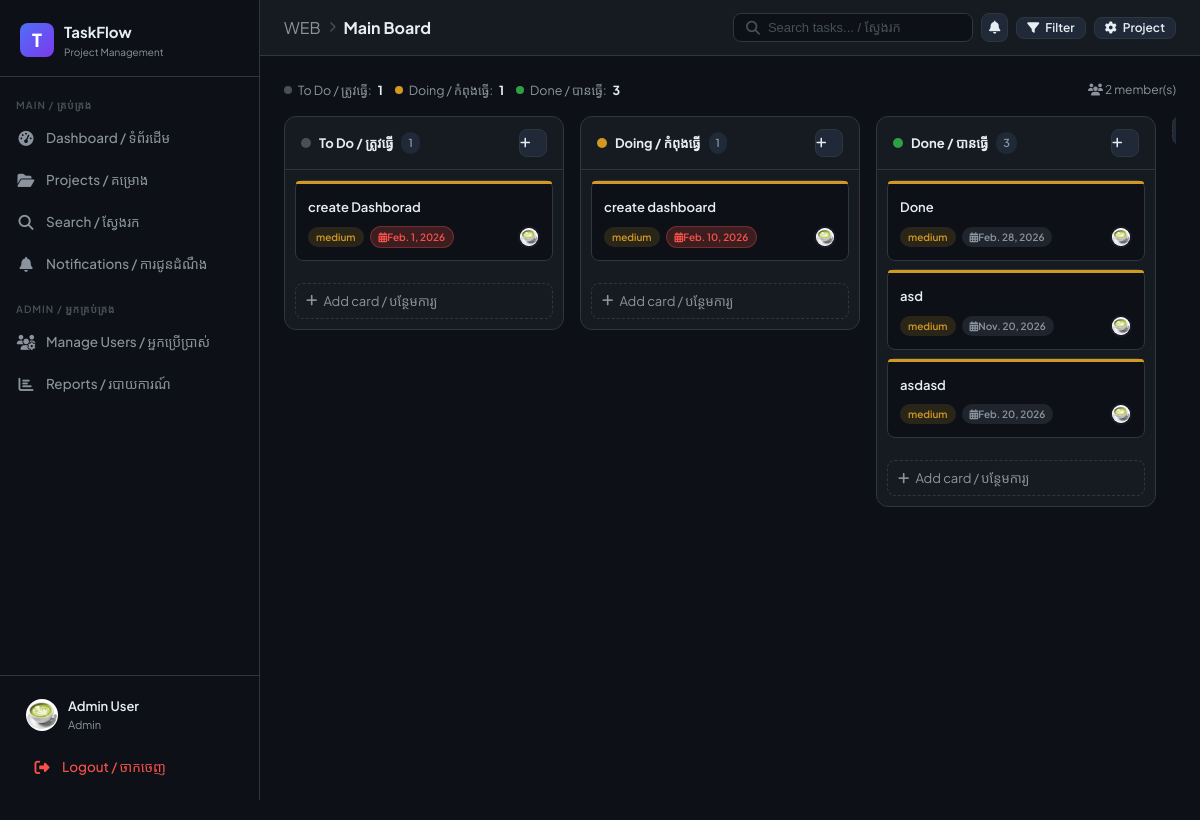
/projects/3/boards/3/ (signed in), run on the app's committed database.
### core/models.py (models this page shows, shortened)
class User(AbstractUser):
    ROLE_CHOICES = [('admin', 'Admin'), ('member', 'Member')]
    role = models.CharField(max_length=10, choices=ROLE_CHOICES, default='member')
    avatar = models.ImageField(upload_to='avatars/', blank=True, null=True)
    is_active = models.BooleanField(default=True)
    @property
    def is_admin(self):
        return self.role == 'admin'

class Project(models.Model):
    STATUS_CHOICES = [('active', 'Active'), ('archived', 'Archived')]
    owner = models.ForeignKey(User, on_delete=models.CASCADE, related_name='owned_projects')
    name = models.CharField(max_length=150)
    description = models.TextField(blank=True)
    status = models.CharField(max_length=20,choices=[('active','Active'), ('completed','Completed')],default='active')
    created_at = models.DateTimeField(auto_now_add=True)
    updated_at = models.DateTimeField(auto_now=True)

class Board(models.Model):
    project = models.ForeignKey(Project, on_delete=models.CASCADE, related_name='boards')
    name = models.CharField(max_length=100)
    background = models.CharField(max_length=50, blank=True, default='#1e293b')
    position = models.IntegerField(default=0)
    created_at = models.DateTimeField(auto_now_add=True)
    class Meta:
        ordering = ['position']

class List(models.Model):
    board = models.ForeignKey(Board, on_delete=models.CASCADE, related_name='lists')
    title = models.CharField(max_length=100)
    position = models.IntegerField(default=0)
    created_at = models.DateTimeField(auto_now_add=True)
    class Meta:
        ordering = ['position']

class Card(models.Model):
    PRIORITY_CHOICES = [('low', 'Low'), ('medium', 'Medium'), ('high', 'High'), ('critical', 'Critical')]
    STATUS_CHOICES = [('todo', 'To Do'), ('doing', 'Doing'), ('done', 'Done')]
    list = models.ForeignKey(List, on_delete=models.CASCADE, related_name='cards')
    created_by = models.ForeignKey(User, on_delete=models.CASCADE, related_name='created_cards')
    title = models.CharField(max_length=200)
    description = models.TextField(blank=True)
    priority = models.CharField(max_length=10, choices=PRIORITY_CHOICES, default='medium')
    status = models.CharField(max_length=10, choices=STATUS_CHOICES, default='todo')
    deadline = models.DateField(null=True, blank=True)
    position = models.IntegerField(default=0)
    labels = models.ManyToManyField(Label, blank=True, related_name='cards')
    assignees = models.ManyToManyField(User, blank=True, related_name='assigned_cards', through='CardAssignment')
    created_at = models.DateTimeField(auto_now_add=True)
    updated_at = models.DateTimeField(auto_now=True)
    class Meta:
        ordering = ['position']
    @property
    def is_overdue(self):
        if self.deadline and self.status != 'done':
            return self.deadline < timezone.now().date()
        return False

### core/views.py (the view)
# urls.py: path('projects/<int:project_id>/boards/<int:board_id>/', views.board_view, name='board'),
@login_required
def board_view(request, project_id, board_id):
    project = get_object_or_404(Project, id=project_id)
    board = get_object_or_404(Board, id=board_id, project=project)
    can_access = (
        request.user.is_admin
        or project.owner == request.user
        or ProjectMember.objects.filter(project=project, user=request.user).exists()
    )
    if not can_access:
        return redirect("projects")
    lists = board.lists.prefetch_related("cards__assignees", "cards__labels").all()
    members = ProjectMember.objects.filter(project=project).select_related("user")
    labels = project.labels.all()
    all_boards = project.boards.all()
    context = {
        "project": project,
        "board": board,
        "lists": lists,
        "members": members,
        "labels": labels,
        "all_boards": all_boards,
        "unread_count": request.user.notifications.filter(is_read=False).count(),
    }
    return render(request, "board/kanban.html", context)

### templates/board/kanban.html (shortened to what this page needs)
{% extends 'base.html' %}
{% block page_title %}
<div style="display:flex;align-items:center;gap:8px">
  <a href="{% url 'project_detail' project.id %}" style="color:var(--text-muted);text-decoration:none;font-weight:400">{{ project.name }}</a>
  <i class="fa-solid fa-chevron-right" style="font-size:11px;color:var(--text-faint)"></i>
  <span>{{ board.name }}</span>
</div>
{% endblock %}
{% block topbar_extra %}
<div style="display:flex;gap:8px;align-items:center">
  <button class="btn btn-secondary btn-sm" onclick="showModal('filterModal')">
    <i class="fa-solid fa-filter"></i> Filter
  </button>
  <a href="{% url 'project_detail' project.id %}" class="btn btn-secondary btn-sm">
    <i class="fa-solid fa-gear"></i> Project
  </a>
</div>
{% endblock %}
{% block content %}
<div style="display:flex;align-items:center;gap:12px;margin-bottom:16px;flex-wrap:wrap">
  {% for l in lists %}
  <div style="display:flex;align-items:center;gap:6px;font-size:12.5px;color:var(--text-muted)">
    <span style="width:8px;height:8px;border-radius:50%;background:{% if 'Do' in l.title and 'ing' in l.title %}var(--yellow){% elif 'Done' in l.title %}var(--green){% else %}var(--text-faint){% endif %}"></span>
    {{ l.title }}: <strong style="color:var(--text-primary)">{{ l.cards.count }}</strong>
  </div>
  {% endfor %}
  <div style="margin-left:auto;display:flex;gap:8px">
    <div style="font-size:12px;color:var(--text-muted)">
      <i class="fa-solid fa-users"></i> {{ members|length }} member(s)
    </div>
  </div>
</div>
<div class="kanban-board" id="kanbanBoard">
  {% for list in lists %}
  <div class="kanban-col" data-list-id="{{ list.id }}">
    <div class="kanban-col-header">
      <div style="display:flex;align-items:center;gap:8px">
        <span style="width:10px;height:10px;border-radius:50%;background:{% if 'Doing' in list.title %}var(--yellow){% elif 'Done' in list.title %}var(--green){% else %}var(--text-faint){% endif %}"></span>
        <span class="kanban-col-title">{{ list.title }}</span>
        <span class="col-count">{{ list.cards.count }}</span>
      </div>
      <button class="btn btn-icon btn-secondary" style="width:28px;height:28px;padding:0;font-size:12px" onclick="toggleAddCard({{ list.id }})">
        <i class="fa-solid fa-plus"></i>
      </button>
    </div>
    <div class="kanban-cards" id="cards-{{ list.id }}" ondragover="dragOver(event)" ondrop="drop(event, {{ list.id }})">
      {% for card in list.cards.all %}
      <div class="kanban-card" id="card-{{ card.id }}" draggable="true"
           ondragstart="dragStart(event, {{ card.id }})"
           ondragend="dragEnd(event)"
           onclick="window.location='{% url 'card_detail' card.id %}'">
        <div class="card-priority-bar {{ card.priority }}"></div>
        <div class="kanban-card-title">{{ card.title }}</div>
        <div class="card-meta">
          <span class="badge badge-{{ card.priority }}" style="font-size:10px">{{ card.priority }}</span>
          {% if card.deadline %}
          <span class="badge {% if card.is_overdue %}badge-overdue{% else %}badge-todo{% endif %}" style="font-size:10px">
            <i class="fa-solid fa-calendar-days"></i> {{ card.deadline }}
          </span>
          {% endif %}
          <div class="card-assignees">
            {% for assignee in card.assignees.all|slice:":3" %}
            <div class="card-assignee-avatar" title="{{ assignee.username }}">
              {% if assignee.avatar %}<img src="{{ assignee.avatar.url }}" style="width:100%;height:100%;object-fit:cover;border-radius:50%">
              {% else %}{{ assignee.username|first|upper }}{% endif %}
            </div>
            {% endfor %}
          </div>
        </div>
      </div>
      {% endfor %}
    </div>
    <button class="add-card-btn" onclick="toggleAddCard({{ list.id }})">
      <i class="fa-solid fa-plus"></i> Add card / បន្ថែមការ្យ
    </button>
  </div>
  {% endfor %}
  <div style="flex-shrink:0;width:280px">
    <div id="addListToggle">
      <button class="btn btn-secondary" onclick="document.getElementById('addListToggle').style.display='none';document.getElementById('addListForm').style.display='block'" style="width:100%;justify-content:center;border-style:dashed">
      </button>
    </div>
  </div>
</div>
{% endblock %}

### templates/base.html (shortened to what this page needs)
{% load static %}
<!DOCTYPE html>
<html lang="km-en">
<head>
<link rel="stylesheet" href="{% static 'css/main.css' %}">
<link rel="stylesheet" href="https://cdnjs.cloudflare.com/ajax/libs/font-awesome/6.5.0/css/all.min.css">
</head>
<body>
<aside class="sidebar" id="sidebar">
  <div class="sidebar-logo">
    <div class="logo-icon">T</div>
    <div>
      <div class="logo-text">TaskFlow</div>
      <div class="logo-sub">Project Management</div>
    </div>
  </div>
  <nav class="sidebar-nav">
    <div class="nav-section">Main / គ្រប់គ្រង</div>
    <a href="{% url 'dashboard' %}" class="nav-link {% if request.resolver_match.url_name == 'dashboard' %}active{% endif %}">
      <span class="nav-icon"><i class="fa-solid fa-gauge-high"></i></span>
      Dashboard / ទំព័រដើម
    </a>
    <a href="{% url 'projects' %}" class="nav-link {% if 'project' in request.resolver_match.url_name %}active{% endif %}">
      <span class="nav-icon"><i class="fa-solid fa-folder-open"></i></span>
      Projects / គម្រោង
    </a>
    <a href="{% url 'search' %}" class="nav-link {% if request.resolver_match.url_name == 'search' %}active{% endif %}">
      <span class="nav-icon"><i class="fa-solid fa-magnifying-glass"></i></span>
      Search / ស្វែងរក
    </a>
    <a href="{% url 'notifications' %}" class="nav-link {% if request.resolver_match.url_name == 'notifications' %}active{% endif %}">
      <span class="nav-icon"><i class="fa-solid fa-bell"></i></span>
      Notifications / ការជូនដំណឹង
    </a>
    {% if user.is_admin %}
    <div class="nav-section" style="margin-top:8px">Admin / អ្នកគ្រប់គ្រង</div>
    <a href="{% url 'admin_users' %}" class="nav-link {% if request.resolver_match.url_name == 'admin_users' %}active{% endif %}">
      <span class="nav-icon"><i class="fa-solid fa-users-gear"></i></span>
      Manage Users / អ្នកប្រើប្រាស់
    </a>
    <a href="{% url 'admin_reports' %}" class="nav-link {% if request.resolver_match.url_name == 'admin_reports' %}active{% endif %}">
      <span class="nav-icon"><i class="fa-solid fa-chart-bar"></i></span>
      Reports / របាយការណ៍
    </a>
    {% endif %}
  </nav>
  <div class="sidebar-footer">
    <a href="{% url 'profile' %}" class="user-card">
      <div class="user-avatar">
        {% if user.avatar %}<img src="{{ user.avatar.url }}" alt="">
        {% else %}{{ user.username|first|upper }}{% endif %}
      </div>
      <div class="user-info">
        <div class="user-name">{{ user.get_full_name|default:user.username }}</div>
        <div class="user-role">{{ user.role }}</div>
      </div>
    </a>
    <a href="{% url 'logout' %}" class="nav-link" style="margin-top:4px; color: var(--red)">
      <span class="nav-icon"><i class="fa-solid fa-right-from-bracket"></i></span>
      Logout / ចាកចេញ
    </a>
  </div>
</aside>
<div class="main-content">
  <div class="topbar">
    <div class="topbar-title">{% block page_title %}{% endblock %}</div>
    <div class="topbar-actions">
      <form action="{% url 'search' %}" method="get" class="search-bar">
        <i class="fa-solid fa-magnifying-glass" style="color:var(--text-faint)"></i>
        <input type="text" name="q" placeholder="Search tasks... / ស្វែងរក" value="{{ request.GET.q }}">
      </form>
      <a href="{% url 'notifications' %}" class="btn btn-icon btn-secondary" style="position:relative">
        <i class="fa-solid fa-bell"></i>
      </a>
      {% block topbar_extra %}{% endblock %}
    </div>
  </div>
  <div class="page-content">
    {% block content %}{% endblock %}
  </div>
</div>
</body>
</html>

### templates/board/kanban.html (style rules this page uses)
.kanban-board { padding-bottom: 24px; }

### data on the page
User: avatar (picture), get_full_name "Admin User", role "Admin"
Project: name "WEB"
Board: name "Main Board"
List: title "To Do / ត្រូវធ្វើ", cards.count "1"
List: title "Doing / កំពុងធ្វើ", cards.count "1"
List: title "Done / បានធ្វើ", cards.count "3"
Card: title "create Dashborad", priority "medium", deadline "Feb. 1, 2026"
Card: title "create dashboard", priority "medium", deadline "Feb. 10, 2026"
Card: title "Done", priority "medium", deadline "Feb. 28, 2026"
Card: title "asd", priority "medium", deadline "Nov. 20, 2026"
Card: title "asdasd", priority "medium", deadline "Feb. 20, 2026"

### other printed values
{{ members|length }} "2"
